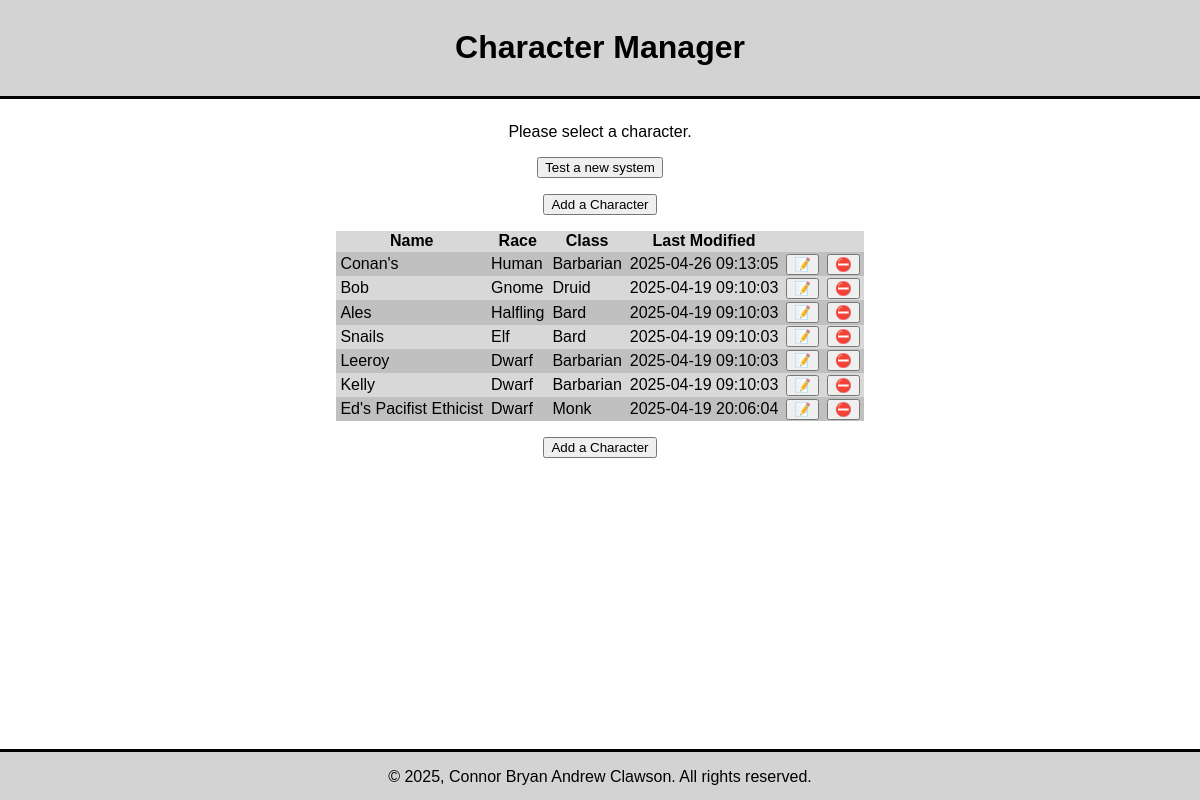
The page / on the database its author committed.
### tables this page shows
CREATE TABLE `characters` (
  `Character_ID` int(11) NOT NULL,
  `Character_Name` varchar(100) DEFAULT NULL,
  `Class_ID` int(11) NOT NULL DEFAULT 1,
  `Race_ID` int(11) NOT NULL DEFAULT 1,
  `Str_Base` int(11) DEFAULT 0,
  `Dex_Base` int(11) DEFAULT 0,
  `Con_Base` int(11) DEFAULT 0,
  `Int_Base` int(11) DEFAULT 0,
  `Wis_Base` int(11) DEFAULT 0,
  `Cha_Base` int(11) DEFAULT 0,
  `Acrob_Ranks` int(11) DEFAULT 0,
  `Acrob_Racial` int(11) DEFAULT 0,
  `Acrob_Feats` int(11) DEFAULT 0,
  `Acrob_Misc` int(11) DEFAULT 0,
  `Appra_Ranks` int(11) DEFAULT 0,
  `Appra_Racial` int(11) DEFAULT 0,
  `Appra_Feats` int(11) DEFAULT 0,
  `Appra_Misc` int(11) DEFAULT 0,
  `Bluff_Ranks` int(11) DEFAULT 0,
  `Bluff_Racial` int(11) DEFAULT 0,
  `Bluff_Feats` int(11) DEFAULT 0,
  `Bluff_Misc` int(11) DEFAULT 0,
  `Climb_Ranks` int(11) DEFAULT 0,
  `Climb_Racial` int(11) DEFAULT 0,
  `Climb_Feats` int(11) DEFAULT 0,
  `Climb_Misc` int(11) DEFAULT 0,
  `Craft_Ranks` int(11) DEFAULT 0,
  `Craft_Racial` int(11) DEFAULT 0,
  `Craft_Feats` int(11) DEFAULT 0,
  `Craft_Misc` int(11) DEFAULT 0,
  `Diplo_Ranks` int(11) DEFAULT 0,
  `Diplo_Racial` int(11) DEFAULT 0,
  `Diplo_Feats` int(11) DEFAULT 0,
  `Diplo_Misc` int(11) DEFAULT 0,
  `DsDev_Ranks` int(11) DEFAULT 0,
  `DsDev_Racial` int(11) DEFAULT 0,
  `DsDev_Feats` int(11) DEFAULT 0,
  `DsDev_Misc` int(11) DEFAULT 0,
  `Disgu_Ranks` int(11) DEFAULT 0,
  `Disgu_Racial` int(11) DEFAULT 0,
  `Disgu_Feats` int(11) DEFAULT 0,
  `Disgu_Misc` int(11) DEFAULT 0,
  `Escar_Ranks` int(11) DEFAULT 0,
  `Escar_Racial` int(11) DEFAULT 0,
  `Escar_Feats` int(11) DEFAULT 0,
  `Escar_Misc` int(11) DEFAULT 0,
  `Fly_Ranks` int(11) DEFAULT 0,
  `Fly_Racial` int(11) DEFAULT 0,
  `Fly_Feats` int(11) DEFAULT 0,
  `Fly_Misc` int(11) DEFAULT 0,
  `Hanim_Ranks` int(11) DEFAULT 0,
  `Hanim_Racial` int(11) DEFAULT 0,
  `Hanim_Feats` int(11) DEFAULT 0,
  `Hanim_Misc` int(11) DEFAULT 0,
  `Heal_Ranks` int(11) DEFAULT 0,
  `Heal_Racial` int(11) DEFAULT 0,
  `Heal_Feats` int(11) DEFAULT 0,
  `Heal_Misc` int(11) DEFAULT 0,
  `Intim_Ranks` int(11) DEFAULT 0,
  `Intim_Racial` int(11) DEFAULT 0,
  `Intim_Feats` int(11) DEFAULT 0,
  `Intim_Misc` int(11) DEFAULT 0,
  `Karca_Ranks` int(11) DEFAULT 0,
  `Karca_Racial` int(11) DEFAULT 0,
  `Karca_Feats` int(11) DEFAULT 0,
  `Karca_Misc` int(11) DEFAULT 0,
  `Kdung_Ranks` int(11) DEFAULT 0,
  `Kdung_Racial` int(11) DEFAULT 0,
  `Kdung_Feats` int(11) DEFAULT 0,
  `Kdung_Misc` int(11) DEFAULT 0,
  `Kengi_Ranks` int(11) DEFAULT 0,
  `Kengi_Racial` int(11) DEFAULT 0,
  `Kengi_Feats` int(11) DEFAULT 0,
  `Kengi_Misc` int(11) DEFAULT 0,
  `Kgeog_Ranks` int(11) DEFAULT 0,
  `Kgeog_Racial` int(11) DEFAULT 0,
  `Kgeog_Feats` int(11) DEFAULT 0,
  `Kgeog_Misc` int(11) DEFAULT 0,
  `Khist_Ranks` int(11) DEFAULT 0,
  `Khist_Racial` int(11) DEFAULT 0,
  `Khist_Feats` int(11) DEFAULT 0,
  `Khist_Misc` int(11) DEFAULT 0,
  `Kloca_Ranks` int(11) DEFAULT 0,
  `Kloca_Racial` int(11) DEFAULT 0,
  `Kloca_Feats` int(11) DEFAULT 0,
  `Kloca_Misc` int(11) DEFAULT 0,
  `Knatu_Ranks` int(11) DEFAULT 0,
  `Knatu_Racial` int(11) DEFAULT 0,
  `Knatu_Feats` int(11) DEFAULT 0,
  `Knatu_Misc` int(11) DEFAULT 0,
  `Knobi_Ranks` int(11) DEFAULT 0,
  `Knobi_Racial` int(11) DEFAULT 0,
  `Knobi_Feats` int(11) DEFAULT 0,
  `Knobi_Misc` int(11) DEFAULT 0,
  `Kplan_Ranks` int(11) DEFAULT 0,
  `Kplan_Racial` int(11) DEFAULT 0,
  `Kplan_Feats` int(11) DEFAULT 0,
  `Kplan_Misc` int(11) DEFAULT 0,
  `Kreli_Ranks` int(11) DEFAULT 0,
  `Kreli_Racial` int(11) DEFAULT 0,
  `Kreli_Feats` int(11) DEFAULT 0,
  `Kreli_Misc` int(11) DEFAULT 0,
  `Lingu_Ranks` int(11) DEFAULT 0,
  `Lingu_Racial` int(11) DEFAULT 0,
  `Lingu_Feats` int(11) DEFAULT 0,
  `Lingu_Misc` int(11) DEFAULT 0,
  `Perce_Ranks` int(11) DEFAULT 0,
  `Perce_Racial` int(11) DEFAULT 0,
  `Perce_Feats` int(11) DEFAULT 0,
  `Perce_Misc` int(11) DEFAULT 0,
  `Perfo_Ranks` int(11) DEFAULT 0,
  `Perfo_Racial` int(11) DEFAULT 0,
  `Perfo_Feats` int(11) DEFAULT 0,
  `Perfo_Misc` int(11) DEFAULT 0,
  `Profe_Ranks` int(11) DEFAULT 0,
  `Profe_Racial` int(11) DEFAULT 0,
  `Profe_Feats` int(11) DEFAULT 0,
  `Profe_Misc` int(11) DEFAULT 0,
  `Ride_Ranks` int(11) DEFAULT 0,
  `Ride_Racial` int(11) DEFAULT 0,
  `Ride_Feats` int(11) DEFAULT 0,
  `Ride_Misc` int(11) DEFAULT 0,
  `Senmo_Ranks` int(11) DEFAULT 0,
  `Senmo_Racial` int(11) DEFAULT 0,
  `Senmo_Feats` int(11) DEFAULT 0,
  `Senmo_Misc` int(11) DEFAULT 0,
  `SOH_Ranks` int(11) DEFAULT 0,
  `SOH_Racial` int(11) DEFAULT 0,
  `SOH_Feats` int(11) DEFAULT 0,
  `SOH_Misc` int(11) DEFAULT 0,
  `Spcft_Ranks` int(11) DEFAULT 0,
  `Spcft_Racial` int(11) DEFAULT 0,
  `Spcft_Feats` int(11) DEFAULT 0,
  `Spcft_Misc` int(11) DEFAULT 0,
  `Stlth_Ranks` int(11) DEFAULT 0,
  `Stlth_Racial` int(11) DEFAULT 0,
  `Stlth_Feats` int(11) DEFAULT 0,
  `Stlth_Misc` int(11) DEFAULT 0,
  `Survi_Ranks` int(11) DEFAULT 0,
  `Survi_Racial` int(11) DEFAULT 0,
  `Survi_Feats` int(11) DEFAULT 0,
  `Survi_Misc` int(11) DEFAULT 0,
  `Swim_Ranks` int(11) DEFAULT 0,
  `Swim_Racial` int(11) DEFAULT 0,
  `Swim_Feats` int(11) DEFAULT 0,
  `Swim_Misc` int(11) DEFAULT 0,
  `Umdev_Ranks` int(11) DEFAULT 0,
  `Umdev_Racial` int(11) DEFAULT 0,
  `Umdev_Feats` int(11) DEFAULT 0,
  `Umdev_Misc` int(11) DEFAULT 0,
  `Last_Update` timestamp NOT NULL DEFAULT current_timestamp() ON UPDATE current_timestamp(),
  `Notes` text DEFAULT NULL
);

CREATE TABLE `races` (
  `Race_ID` int(11) NOT NULL,
  `Race_Name` varchar(20) NOT NULL,
  `Str_Mod` int(11) DEFAULT 0,
  `Dex_Mod` int(11) DEFAULT 0,
  `Con_Mod` int(11) DEFAULT 0,
  `Int_Mod` int(11) DEFAULT 0,
  `Wis_Mod` int(11) DEFAULT 0,
  `Cha_Mod` int(11) DEFAULT 0,
  `Wildcard_Mod` bit(1) DEFAULT b'0'
);

CREATE TABLE `classes` (
  `Class_ID` int(11) NOT NULL,
  `Class_Name` varchar(20) DEFAULT NULL,
  `Die_ID` int(11) NOT NULL DEFAULT 1
);

### model/table_data.php (called while the page is built, shortened)
<?php
function get_characters()
{
    global $db;
    $query = 'SELECT characters.Character_ID, characters.Character_Name, races.Race_Name, classes.Class_Name, Last_Update
              FROM characters, races, classes
              WHERE characters.Class_ID = classes.Class_ID AND characters.Race_ID = races.Race_ID
              ORDER BY characters.Character_ID ASC, characters.Class_ID ASC;';
    $statement = $db->prepare($query);
    $statement->execute();
    $records = $statement->fetchAll();
    return $records;
}
?>

### view/table_list.php (the view, shortened to what this page needs)
<?php
if (isset($system_message) && !empty($system_message)) {
    echo $system_message;
} else {
    echo '<p class=\'system-message\' >Please select a character.</p>';
}
?>
<div class="add-button">
    <form action="." method="post">
        <input type="submit" value="Test a new system">
    </form>
</div>
<div class="add-button">
    <form action="." method="post">
        <input type="submit" value="Add a Character">
    </form>
</div>
<table class="character-table">
    <tr id="table-header">
        <th>
            Name
        </th>
        <th>
            Race
        </th>
        <th>
            Class
        </th>
        <th>
            Last Modified
        </th>
        <th>&nbsp;</th>
        <th>&nbsp;</th>
    </tr>
    <?php
    foreach ($records as $record): ?>
        <tr>
            <td>
                <?php echo $record['Character_Name']; ?>
            </td>
            <td>
                <?php echo $record['Race_Name']; ?>
            </td>
            <td>
                <?php echo $record['Class_Name']; ?>
            </td>
            <td>
                <?php echo $record['Last_Update'] ?>
            </td>
            <td>
                <form action="." method="post">
                    <input type="submit" alt="Edit character" title="Edit character" value="&#x1F4DD;">
                </form>
            </td>
            <td>
                <form action="." method="post">
                    <input type="submit" alt="Delete character" title="Delete character" value="&#x26D4;">
                </form>
            </td>
        </tr>
        <?php
    endforeach; ?>
</table>
<div class="add-button">
    <form action="." method="post">
        <input type="submit" value="Add a Character">
    </form>
</div>

### view/header.php (shortened to what this page needs)
<!DOCTYPE html>
<html lang="en">
    <head>
        <link rel="stylesheet" href="/Character_Manager/css/main.css">
    </head>
    <body>
        <header>
            <h1>Character Manager</h1>
        </header>

### index.php
<?php
include './view/header.php';
?>
<main class="content-wrap">
    <?php include './controller/controller.php'; ?>
</main>
<?php include './view/footer.php'; ?>

### controller/controller.php (shortened to what this page needs)
<?php
require './model/dbconnect.php';
require './model/table_data.php';
function get_val_from_postget($arr_val, $default_val)
{
    return $default_val;
}
$action = get_val_from_postget('action', 'view-characters');
try {
    switch ($action) {
        case 'view-characters':
            $records = get_characters();
            include './view/table_list.php';
            break;
    }
} catch (Exception $e) {
    $error_message = $e->getMessage();
    include './errors/error.php';
}
?>

### view/footer.php (shortened to what this page needs)
<footer>
    <p>
        &copy; 2025, Connor Bryan Andrew Clawson. All rights reserved.
    </p>
</footer>
</body>
</html>

### css/main.css (style rules this page uses)
body { font-family: Arial, Helvetica, sans-serif; margin: auto; position: relative; min-height: 100vh; }
h1 { text-align: center; }
header { text-align: center; background-color: lightgray; border-bottom: 3px solid black; margin: 0; padding: 8px; }
main { padding: .5rem; }
footer { position: absolute; bottom: 0; width: 100%; height: 3rem; margin: 20pt 0 0 0; text-align: center; background-color: lightgray; border-top: 3px solid black; }
.content-wrap { padding-bottom: 4rem; }
.system-message { text-align: center; }
.add-button { justify-items: center; margin: 1rem; }
th, td { padding: .1rem .25rem; }

### rows shown on the page
characters: Character_Name "Conan's", Race_ID.Race_Name "Human", Class_ID.Class_Name "Barbarian", Last_Update "2025-04-26 09:13:05"
characters: Character_Name "Bob", Race_ID.Race_Name "Gnome", Class_ID.Class_Name "Druid", Last_Update "2025-04-19 09:10:03"
characters: Character_Name "Ales", Race_ID.Race_Name "Halfling", Class_ID.Class_Name "Bard", Last_Update "2025-04-19 09:10:03"
characters: Character_Name "Snails", Race_ID.Race_Name "Elf", Class_ID.Class_Name "Bard", Last_Update "2025-04-19 09:10:03"
characters: Character_Name "Leeroy", Race_ID.Race_Name "Dwarf", Class_ID.Class_Name "Barbarian", Last_Update "2025-04-19 09:10:03"
characters: Character_Name "Kelly", Race_ID.Race_Name "Dwarf", Class_ID.Class_Name "Barbarian", Last_Update "2025-04-19 09:10:03"
characters: Character_Name "Ed's Pacifist Ethicist", Race_ID.Race_Name "Dwarf", Class_ID.Class_Name "Monk", Last_Update "2025-04-19 20:06:04"
